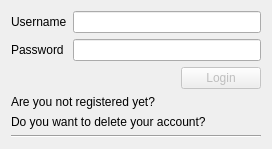
<?xml version="1.0" encoding="UTF-8"?>
<ui version="4.0">
 <class>LoginWindow</class>
 <widget class="QDialog" name="LoginWindow">
  <property name="geometry">
   <rect>
    <x>0</x>
    <y>0</y>
    <width>288</width>
    <height>173</height>
   </rect>
  </property>
  <property name="windowTitle">
   <string>Login</string>
  </property>
  <layout class="QVBoxLayout" name="verticalLayout">
   <property name="sizeConstraint">
    <enum>QLayout::SetFixedSize</enum>
   </property>
   <item>
    <layout class="QGridLayout" name="gridLayout">
     <item row="0" column="0">
      <widget class="QLabel" name="UsernameLabel">
       <property name="text">
        <string>Username</string>
       </property>
      </widget>
     </item>
     <item row="0" column="1">
      <widget class="QLineEdit" name="UsernameEdit"/>
     </item>
     <item row="1" column="0">
      <widget class="QLabel" name="PasswordLabel">
       <property name="text">
        <string>Password</string>
       </property>
      </widget>
     </item>
     <item row="1" column="1">
      <widget class="QLineEdit" name="PasswordEdit">
       <property name="text">
        <string/>
       </property>
       <property name="echoMode">
        <enum>QLineEdit::Password</enum>
       </property>
      </widget>
     </item>
    </layout>
   </item>
   <item>
    <layout class="QHBoxLayout" name="horizontalLayout">
     <property name="spacing">
      <number>2</number>
     </property>
     <property name="leftMargin">
      <number>170</number>
     </property>
     <item>
      <widget class="QPushButton" name="LoginButton">
       <property name="enabled">
        <bool>false</bool>
       </property>
       <property name="maximumSize">
        <size>
         <width>100</width>
         <height>25</height>
        </size>
       </property>
       <property name="mouseTracking">
        <bool>false</bool>
       </property>
       <property name="layoutDirection">
        <enum>Qt::RightToLeft</enum>
       </property>
       <property name="text">
        <string>Login</string>
       </property>
       <property name="default">
        <bool>true</bool>
       </property>
      </widget>
     </item>
    </layout>
   </item>
   <item>
    <widget class="QLabel" name="RegistrationLink">
     <property name="cursor">
      <cursorShape>PointingHandCursor</cursorShape>
     </property>
     <property name="autoFillBackground">
      <bool>false</bool>
     </property>
     <property name="text">
      <string>&lt;html&gt;&lt;head/&gt;&lt;body&gt;&lt;p&gt;&lt;span style=&quot; color:#000000;&quot;&gt;Are you not registered yet?&lt;/span&gt;&lt;/p&gt;&lt;/body&gt;&lt;/html&gt;</string>
     </property>
     <property name="textInteractionFlags">
      <set>Qt::LinksAccessibleByMouse</set>
     </property>
    </widget>
   </item>
   <item>
    <widget class="QLabel" name="CancellationLink">
     <property name="text">
      <string>Do you want to delete your account?</string>
     </property>
    </widget>
   </item>
   <item>
    <widget class="Line" name="line">
     <property name="orientation">
      <enum>Qt::Horizontal</enum>
     </property>
    </widget>
   </item>
  </layout>
 </widget>
 <resources/>
 <connections/>
</ui>
